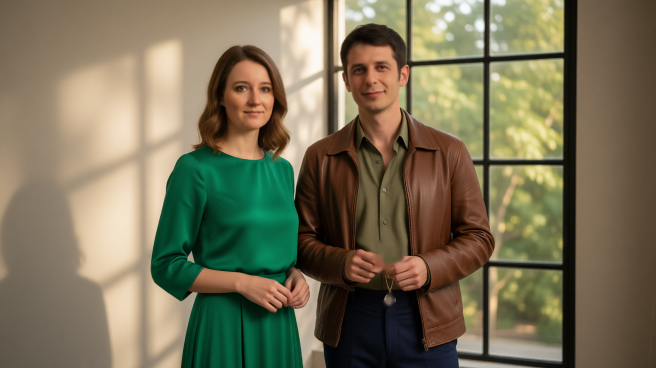
#> input picture scene_05_inpainted_test.png, 1312 x 736 px (shown at 1/2 size)
$ python -i flow_frames.py   (imports and definitions only)
#> lines starting #> are read from the running program, lines starting #| are printed output that depends on the picture
"""core/flow_frames.py — Prüfung von Eingangsbildern, bevor sie an Veo gehen.

Zwei Fehler dieser Produktion fielen erst beim Betrachten des fertigen Clips auf:

- ein Hochformat-Kadr (3:4) im 16:9-Video: Veo streckt ihn oder setzt schwarze
  Balken (die „breite Heldin“ in S01);
- ein Kadr mit Wasserzeichen aus der Quelle.

Was sich automatisch prüfen lässt, prüft diese Datei vor dem Hochladen:
Seitenverhältnis, Mindestbreite, schwarze Balken links/rechts bzw. oben/unten und
reine Schwarzbilder. Wasserzeichen lassen sich nicht zuverlässig automatisch
erkennen — das bleibt Sache der Sichtprüfung.

``alignment_score`` bewertet, ob zwei Bilder dieselbe Komposition haben (nötig
für das Morphing: sonst entstehen die „Phasen“ statt einer Verwandlung).
"""

from __future__ import annotations

import math
from dataclasses import dataclass, field
from pathlib import Path
from typing import List

from PIL import Image, ImageFilter, ImageOps

ASPECT_16_9 = 16 / 9
# Mit den echten Bildern dieses Projekts kalibriert: Foto und daraus abgeleitete
# 3D-Version derselben Komposition 0.90; das Paar, das in S01 die „Phasen“
# erzeugte (Foto vs. frei erzeugter Keyframe) 0.39–0.43; unverwandte Szenen 0.1.
MIN_ALIGNMENT = 0.6


@dataclass
class FrameReport:
    path: str
    width: int
    height: int
    aspect: float
    problems: List[str] = field(default_factory=list)

    @property
    def ok(self) -> bool:
        return not self.problems


# [38 lines left out: functions _mean_luma, check_frame, not called in this run]


def _edge_map(path: str, size=(64, 36)) -> List[float]:
#> called with path = '../scene_05_inpainted_test.png', size = (64, 36)
    img = Image.open(path).convert("L")
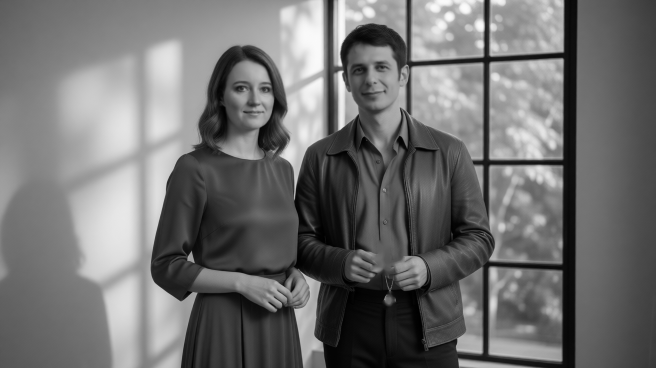
#> img: PIL image 1312x736 L (shown at 1/2 size); min 0, max 251, mean 112.7
    img = ImageOps.autocontrast(img.resize((size[0] * 4, size[1] * 4)))
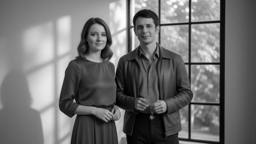
#> img: PIL image 256x144 L; min 0, max 255, mean 113.5
    edges = img.filter(ImageFilter.FIND_EDGES).filter(ImageFilter.GaussianBlur(3))
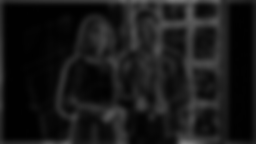
#> edges: PIL image 256x144 L; min 0, max 128, mean 24.1
    return [float(v) for v in edges.resize(size).getdata()]


# [22 lines left out: functions alignment_score, check_pair, not called in this run]

>>> result = _edge_map('../scene_05_inpainted_test.png')
#> result = 2304 values, max 111 at index 2286, min 1 at index 130, mean 24.01
